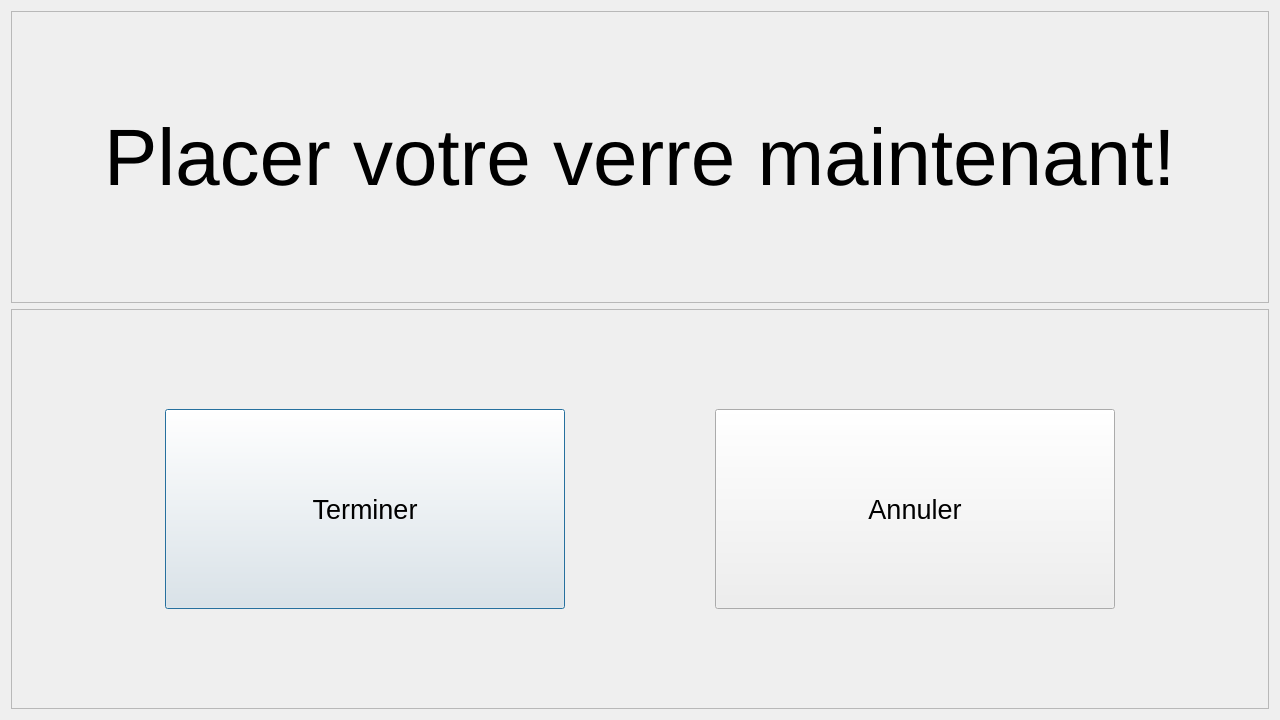
<?xml version="1.0" encoding="UTF-8"?>
<ui version="4.0">
 <class>Dialog</class>
 <widget class="QDialog" name="Dialog">
  <property name="geometry">
   <rect>
    <x>0</x>
    <y>0</y>
    <width>1280</width>
    <height>720</height>
   </rect>
  </property>
  <property name="minimumSize">
   <size>
    <width>1280</width>
    <height>720</height>
   </size>
  </property>
  <property name="maximumSize">
   <size>
    <width>3000</width>
    <height>3000</height>
   </size>
  </property>
  <property name="windowTitle">
   <string>Dialog</string>
  </property>
  <layout class="QVBoxLayout" name="verticalLayout">
   <item>
    <widget class="QFrame" name="frame_2">
     <property name="frameShape">
      <enum>QFrame::StyledPanel</enum>
     </property>
     <property name="frameShadow">
      <enum>QFrame::Raised</enum>
     </property>
     <layout class="QVBoxLayout" name="verticalLayout_2">
      <item alignment="Qt::AlignHCenter">
       <widget class="QLabel" name="label">
        <property name="font">
         <font>
          <pointsize>60</pointsize>
         </font>
        </property>
        <property name="text">
         <string>Placer votre verre maintenant!</string>
        </property>
       </widget>
      </item>
     </layout>
    </widget>
   </item>
   <item>
    <widget class="QFrame" name="frame">
     <property name="minimumSize">
      <size>
       <width>0</width>
       <height>400</height>
      </size>
     </property>
     <property name="maximumSize">
      <size>
       <width>16777215</width>
       <height>400</height>
      </size>
     </property>
     <property name="frameShape">
      <enum>QFrame::StyledPanel</enum>
     </property>
     <property name="frameShadow">
      <enum>QFrame::Raised</enum>
     </property>
     <layout class="QHBoxLayout" name="horizontalLayout">
      <item>
       <widget class="QPushButton" name="terminer">
        <property name="minimumSize">
         <size>
          <width>400</width>
          <height>200</height>
         </size>
        </property>
        <property name="maximumSize">
         <size>
          <width>400</width>
          <height>200</height>
         </size>
        </property>
        <property name="font">
         <font>
          <pointsize>20</pointsize>
         </font>
        </property>
        <property name="text">
         <string>Terminer</string>
        </property>
       </widget>
      </item>
      <item>
       <widget class="QPushButton" name="annuler">
        <property name="minimumSize">
         <size>
          <width>400</width>
          <height>200</height>
         </size>
        </property>
        <property name="maximumSize">
         <size>
          <width>400</width>
          <height>200</height>
         </size>
        </property>
        <property name="font">
         <font>
          <pointsize>20</pointsize>
         </font>
        </property>
        <property name="text">
         <string>Annuler</string>
        </property>
       </widget>
      </item>
     </layout>
    </widget>
   </item>
  </layout>
 </widget>
 <resources/>
 <connections/>
</ui>
